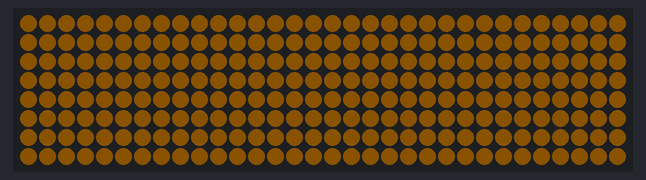
Bench run of a sketch on a simulated Arduino Uno, built with avr-gcc and run on an emulated ATmega328P. Shown: 32×8 RGB LED matrix (first LED top left, wired row by row). Dim RGB values are drawn brighter than linear.

Above: at 0.3 s.
At 33.9 s:
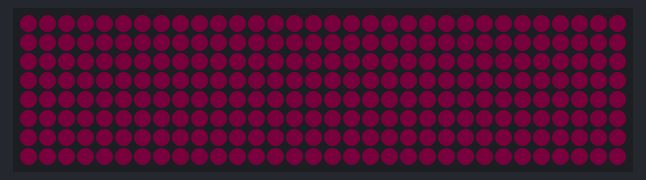

The sketch:

matrixWork.ino
```cpp
#include <Adafruit_GFX.h>
#include <Adafruit_NeoMatrix.h>
#include <Adafruit_NeoPixel.h>
#ifndef PSTR
 #define PSTR // Make Arduino Due happy
#endif

#define PIN 6

Adafruit_NeoMatrix matrix = Adafruit_NeoMatrix(32, 8, PIN,
  NEO_MATRIX_TOP     + NEO_MATRIX_RIGHT +
  NEO_MATRIX_COLUMNS + NEO_MATRIX_PROGRESSIVE,
  NEO_GRB            + NEO_KHZ800);

int r = 255;
int g = 208;
int b = 0;

void setup() {
  // put your setup code here, to run once:
  matrix.begin();
  matrix.show();
  matrix.setBrightness(10);
}

void loop() {
  // put your main code here, to run repeatedly:
  for(int x = 0; x <= 32; x++){
    for(int y = 0; y <= 8; y++)
    {
      matrix.drawPixel(x,y,matrix.Color(r,g,b));
    }
  }
  matrix.show();
  if(r != 2){
    r--;
  }
  if(g != 5){
    g--;
  }
  if(b != 121){
    b++;
  }
  if(r == 2 && g == 5 && b == 121){
    r = 255;
    g = 208;
    b = 0;
  }
}
```
